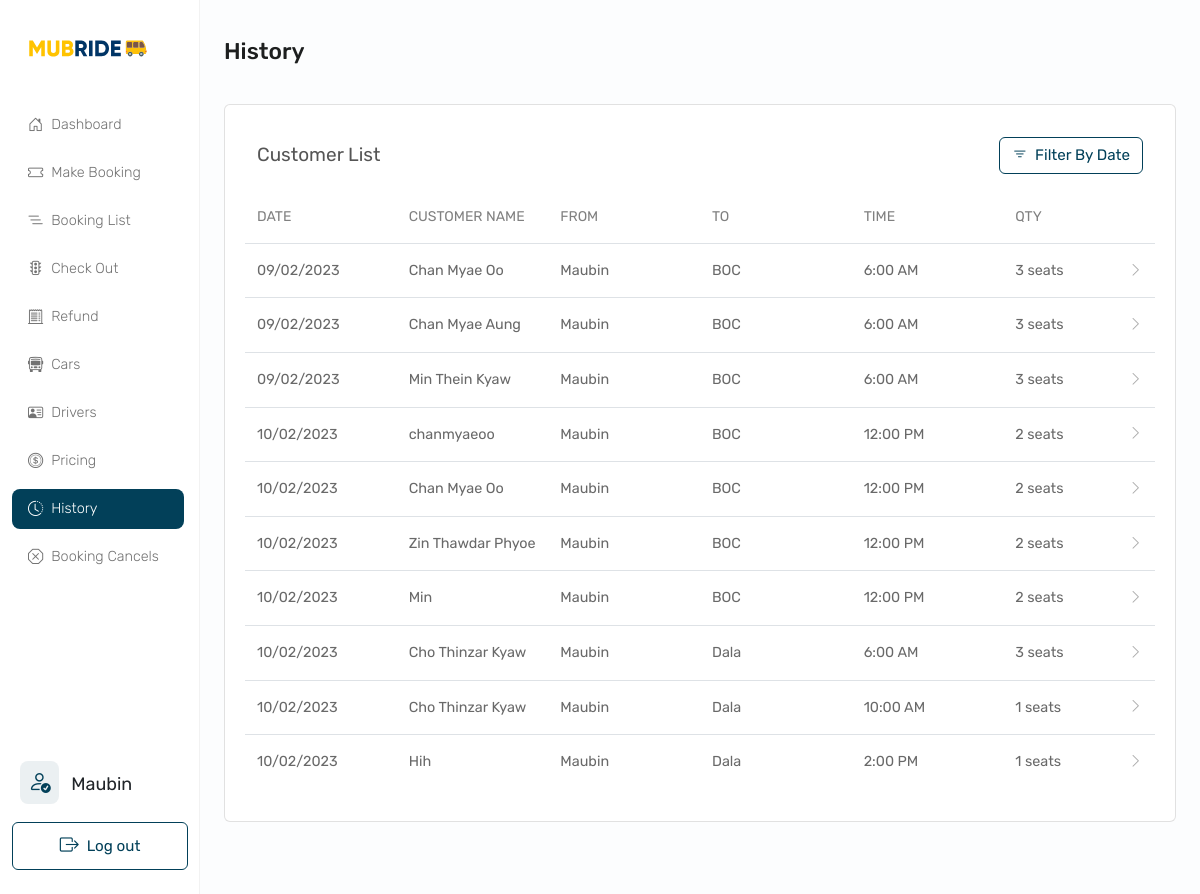
The page /Admin_Panel/customer_history.php on the database its author committed.
### tables this page shows
CREATE TABLE `gates` (
  `gate_id` int(20) NOT NULL,
  `gate_name` varchar(255) NOT NULL,
  `created_at` timestamp NOT NULL DEFAULT CURRENT_TIMESTAMP
);

CREATE TABLE `invoice_history` (
  `invoice_id` int(11) NOT NULL,
  `date` timestamp NOT NULL DEFAULT CURRENT_TIMESTAMP,
  `route_number` varchar(255) NOT NULL,
  `route_from` int(11) NOT NULL,
  `route_to` int(11) NOT NULL,
  `car_id` int(11) NOT NULL,
  `customer_id` longtext NOT NULL,
  `person_qty` int(12) NOT NULL,
  `seat_numbers` longtext NOT NULL,
  `price_total` varchar(255) NOT NULL,
  `payment` varchar(255) NOT NULL,
  `qr_code` longtext NOT NULL
);

CREATE TABLE `customers` (
  `customer_id` longtext NOT NULL,
  `name` varchar(255) NOT NULL,
  `phone` varchar(255) NOT NULL,
  `location` varchar(255) NOT NULL,
  `nrc` varchar(255) NOT NULL,
  `created_at` timestamp NOT NULL DEFAULT CURRENT_TIMESTAMP
);

### Admin_Panel/core/function.php (called while the page is built, shortened)
<?php
require_once("common_functions.php");
function getRouteName($from)
{
    $sql = "SELECT * FROM gates WHERE gate_id='$from'";
    return fetch($sql)['gate_name'];
}
function getTime($route_number)
{
    switch ($route_number) {
        case "R1":
            return "6:00 AM";
        case "R3":
            return "10:00 AM";
        case "R4":
            return "12:00 PM";
        case "R5":
            return "2:00 PM";
    }
}
function getCustomer($customer_id)
{
    $sql = "SELECT * FROM customers WHERE customer_id ='$customer_id'";
    return fetch($sql);
}
function getInvoiceHistory($limit = 9999999)
{
    $gate = $_SESSION['gate'];
    $sql = "SELECT * FROM invoice_history WHERE route_from = '$gate' LIMIT $limit";
    return fetchAll($sql);
}

### Admin_Panel/core/common_functions.php (called while the page is built, shortened)
<?php
function getConnection(): bool|mysqli|null
{
    return mysqli_connect("localhost", "root", "root", "bus_ticket_system");
}
function fetchAll($sql): array
{
    $query = mysqli_query(getConnection(), $sql);
    $rows = [];
    while ($row = mysqli_fetch_assoc($query)) {
        array_push($rows, $row);
    }
    return $rows;
}
function fetch($sql): array |bool|null
{
    $query = mysqli_query(getConnection(), $sql);
    return mysqli_fetch_assoc($query);
}
function showTime($timestamp, $format = "F j,Y"): string
{
    return date($format, strtotime($timestamp));
}
?>

### Admin_Panel/customer_history.php (the view, shortened to what this page needs)
<?php require_once "template/header.php"; ?>
<div class="container-fluid main_container">
    <div class="row">
        <?php require_once "ui_left_side_nav.php"; ?>
        <main class="col-md-9 ms-sm-auto col-lg-10 px-md-4 pb-md-5 h-100">
            <div class="row my-4">
                <div class="head_section mb-4 w-100 d-flex justify-content-between align-items-center">
                    <h3 class="fs-4 header_title">History</h3>
                </div>
                <?php
                $invoiceList = [];
                if (isset($_POST['btn_search'])) {
                    $invoiceList = getInvoiceHistoryByDate($_POST['start_date'], $_POST['end_date']);
                }else{
                    $invoiceList = getInvoiceHistory();
                }
                ?>
                <div class="col-12">
                    <div class="animated_card card border-1">
                        <div class="card-body product_table m-1 m-md-3">
                            <div class="w-100 d-flex align-items-center justify-content-between pb-3">
                                <p class="mb-0 text-black fs-5">Customer List</p>
                                <button type="button" class="btn btn-outline-primary" data-bs-toggle="modal"
                                    data-bs-target="#exampleModal">
                                    <i class="bi bi-filter me-1"></i>
                                    Filter By Date
                                </button>
                            </div>
                            <div class="row align-items-center justify-content-start py-3">
                                <div class="col-2 d-flex align-items-center">
                                    <p class="mb-0 text-black-50 table_header">DATE</p>
                                </div>
                                <div class="col-2 d-flex align-items-center">
                                    <p class="mb-0 text-black-50 table_header">CUSTOMER NAME</p>
                                </div>
                                <div class="col-2 d-flex align-items-center">
                                    <p class="mb-0 text-black-50 table_header">FROM</p>
                                </div>
                                <div class="col-2 d-flex align-items-center">
                                    <p class="mb-0 text-black-50 table_header">TO</p>
                                </div>
                                <div class="col-2 d-flex align-items-center">
                                    <p class="mb-0 text-black-50 table_header">TIME</p>
                                </div>
                                <div class="col-2 d-flex align-items-center">
                                    <p class="mb-0 text-black-50 table_header">QTY</p>
                                </div>
                            </div>
                            <?php foreach ($invoiceList as $i) { ?>
                                <a href="<?php getPath(); ?>/history_detail.php?cus_id=<?php echo $i['customer_id']; ?>"
                                    class="text-decoration-none">
                                    <div class="row table_data align-items-center justify-content-start py-3 border-top">
                                        <div class="col-2 d-flex align-items-center">
                                            <p class="mb-0 table_body w-100">
                                                <?php echo showTime($i['date'], "d/m/Y"); ?>
                                            </p>
                                        </div>
                                        <div class="col-2 d-flex align-items-center">
                                            <p class="mb-0 table_body w-100">
                                                <?php echo getCustomer($i['customer_id'])['name']; ?>
                                            </p>
                                        </div>
                                        <div class="col-2 d-flex align-items-center">
                                            <p class="mb-0 table_body">
                                                <?php echo getRouteName($i['route_from']); ?>
                                            </p>
                                        </div>
                                        <div class="col-2 d-flex align-items-center">
                                            <p class="mb-0 table_body">
                                                <?php echo getRouteName($i['route_to']); ?>
                                            </p>
                                        </div>
                                        <div class="col-2 d-flex align-items-center">
                                            <p class="mb-0 table_body">
                                                <?php echo getTime($i['route_number']); ?>
                                            </p>
                                        </div>
                                        <div class="col-2 d-flex align-items-center justify-content-between">
                                            <p class="mb-0 table_body">
                                                <?php echo $i['person_qty'] . " seats"; ?>
                                            </p>
                                            <i class="bi bi-chevron-right text-black-50"></i>
                                        </div>
                                    </div>
                                </a>
                            <?php } ?>
                        </div>
                    </div>
                </div>
            </div>
        </main>
    </div>
</div>
<?php require_once "template/footer.php"; ?>

### Admin_Panel/ui_left_side_nav.php
<nav id="sidebarMenu" class="col-md-3 col-lg-2 d-md-block bg-white sidebar collapse">
    <div class="position-sticky h-100 pt-3 sidebar-sticky d-flex flex-column">
        <a class="navbar-brand bg-white col-md-3 col-lg-2 me-0 px-3 mb-4 w-100" href="<?php getPath(); ?>/ui_home.php">
                <img src="<?php getPath(); ?>/assets/imgs/source/logo.svg" style="width: 120px!important;">
        </a>
        <ul class="nav flex-column">
            <li class="nav-item mb-2">
                <a class="nav-link text-black-30 text-decoration-none
                <?php echo getCurrentPage() == "HOME" ? 'nav_active' : ''; ?>" aria-current="page" href="<?php getPath(); ?>/ui_home.php">
                    <i class="bi bi-house-door me-2 fs-6"></i>
                    Dashboard
                </a>
            </li>
            <li class="nav-item mb-2">
                <a class="nav-link text-black-30 text-decoration-none
                <?php echo getCurrentPage() == "CREATE_BOOK" ? 'nav_active' : ''; ?>" aria-current="page" href="<?php getPath(); ?>/make_booking.php">
                    <i class="bi bi-ticket me-2 fs-6"></i>
                    Make Booking
                </a>
            </li>
            <li class="nav-item mb-2">
                <a class="nav-link text-black-30 text-decoration-none
                <?php echo getCurrentPage() == "BOOKING_LIST" ? 'nav_active' : ''; ?>" aria-current="page" href="<?php getPath(); ?>/booking_list.php">
                    <i class="bi bi-list-nested me-2 fs-6"></i>
                    Booking List
                </a>
            </li>
            <li class="nav-item mb-2">
                <a class="nav-link text-black-30 text-decoration-none
                <?php echo getCurrentPage() == "STATUS" ? 'nav_active' : ''; ?>" aria-current="page" href="<?php getPath(); ?>/car_status.php">
                    <i class="bi bi-stoplights me-2 fs-6"></i>
                    Check Out
                </a>
            </li>
            <li class="nav-item mb-2">
                <a class="nav-link text-black-30 text-decoration-none
                <?php echo getCurrentPage() == "REFUND" ? 'nav_active' : ''; ?>" aria-current="page" href="<?php getPath(); ?>/refund.php">
                    <i class="bi bi-receipt-cutoff me-2 fs-6"></i>
                    Refund
                </a>
            </li>
            <li class="nav-item mb-2">
                <a class="nav-link text-black-30 text-decoration-none
                <?php echo getCurrentPage() == "CARS" ? 'nav_active' : ''; ?>" aria-current="page" href="<?php getPath(); ?>/car_management.php">
                    <i class="bi bi-bus-front me-2 fs-6"></i>
                    Cars
                </a>
            </li>
            <li class="nav-item mb-2">
                <a class="nav-link text-black-30 text-decoration-none
                <?php echo getCurrentPage() == "DRIVERS" ? 'nav_active' : ''; ?>" aria-current="page" href="<?php getPath(); ?>/drivers.php">
                    <i class="bi bi-person-vcard me-2 fs-6"></i>
                    Drivers
                </a>
            </li>
            <li class="nav-item mb-2 <?php echo $_SESSION['gate'] == 0 ? 'd-block' : 'd-none'; ?>">
                <a class="nav-link text-black-30 text-decoration-none
                <?php echo getCurrentPage() == "PRICE" ? 'nav_active' : ''; ?>" aria-current="page" href="<?php getPath(); ?>/pricing.php">
                    <i class="bi bi-coin me-2 fs-6"></i>
                    Pricing
                </a>
            </li>
            <li class="nav-item mb-2">
                <a class="nav-link text-black-30 text-decoration-none
                <?php echo getCurrentPage() == "HISTORY" ? 'nav_active' : ''; ?>" aria-current="page" href="<?php getPath(); ?>/customer_history.php">
                    <i class="bi bi-clock-history me-2 fs-6"></i>
                    History
                </a>
            </li>
            <li class="nav-item mb-2">
                <a class="nav-link text-black-30 text-decoration-none
                <?php echo getCurrentPage() == "CANCEL" ? 'nav_active' : ''; ?>" aria-current="page" href="<?php getPath(); ?>/booking_cancel.php">
                    <i class="bi bi-x-octagon me-2 fs-6"></i>
                    Booking Cancels
                </a>
            </li>
        </ul>
        <div class="user_account w-100">
            <p class="account ms-2 text-dark-10 fs-6 text-capitalize">
                <i class="bi bi-person-check fs-4 me-2 text-primary"></i>
                <?php echo getRouteName($_SESSION['gate']) ?>
            </p>
            <a href="<?php getPath(); ?>/LogOut.php" class="btn btn-outline-primary custom_button w-100 d-flex justify-content-center align-items-center" onclick="return confirm('Are you sure to log out?')">
                <i class="bi bi-box-arrow-right fs-5"></i>
                Log out
            </a>
        </div>
    </div>
</nav>

### Admin_Panel/assets/css/dashboard.css (style rules this page uses)
.sidebar { position: fixed; top: 0; bottom: 0; left: 0; z-index: 100; box-shadow: inset -1px 0 0 rgba(0, 0, 0, .05); }
.sidebar-sticky { height: calc(100vh - 48px); overflow-x: hidden; overflow-y: auto; }
.sidebar .nav-link { font-weight: 500; color: #333; }
.sidebar .nav-link { margin-right: 4px; color: #727272; }
.navbar-brand { padding-top: .75rem; padding-bottom: .75rem; box-shadow: inset -1px 0 0 rgba(0, 0, 0, .05); }

### rows shown on the page
gates: gate_name "Maubin"
invoice_history: date "09/02/2023", customer.name "Chan Myae Oo", route_from.gate_name "Maubin", route_to.gate_name "BOC", route_number "6:00 AM", person_qty "3"
invoice_history: date "09/02/2023", customer.name "Chan Myae Aung", route_from.gate_name "Maubin", route_to.gate_name "BOC", route_number "6:00 AM", person_qty "3"
invoice_history: date "09/02/2023", customer.name "Min Thein Kyaw", route_from.gate_name "Maubin", route_to.gate_name "BOC", route_number "6:00 AM", person_qty "3"
invoice_history: date "10/02/2023", customer.name "chanmyaeoo", route_from.gate_name "Maubin", route_to.gate_name "BOC", route_number "12:00 PM", person_qty "2"
invoice_history: date "10/02/2023", customer.name "Chan Myae Oo", route_from.gate_name "Maubin", route_to.gate_name "BOC", route_number "12:00 PM", person_qty "2"
invoice_history: date "10/02/2023", customer.name "Zin Thawdar Phyoe", route_from.gate_name "Maubin", route_to.gate_name "BOC", route_number "12:00 PM", person_qty "2"
invoice_history: date "10/02/2023", customer.name "Min", route_from.gate_name "Maubin", route_to.gate_name "BOC", route_number "12:00 PM", person_qty "2"
invoice_history: date "10/02/2023", customer.name "Cho Thinzar Kyaw", route_from.gate_name "Maubin", route_to.gate_name "Dala", route_number "6:00 AM", person_qty "3"
invoice_history: date "10/02/2023", customer.name "Cho Thinzar Kyaw", route_from.gate_name "Maubin", route_to.gate_name "Dala", route_number "10:00 AM", person_qty "1"
invoice_history: date "10/02/2023", customer.name "Hih", route_from.gate_name "Maubin", route_to.gate_name "Dala", route_number "2:00 PM", person_qty "1"
